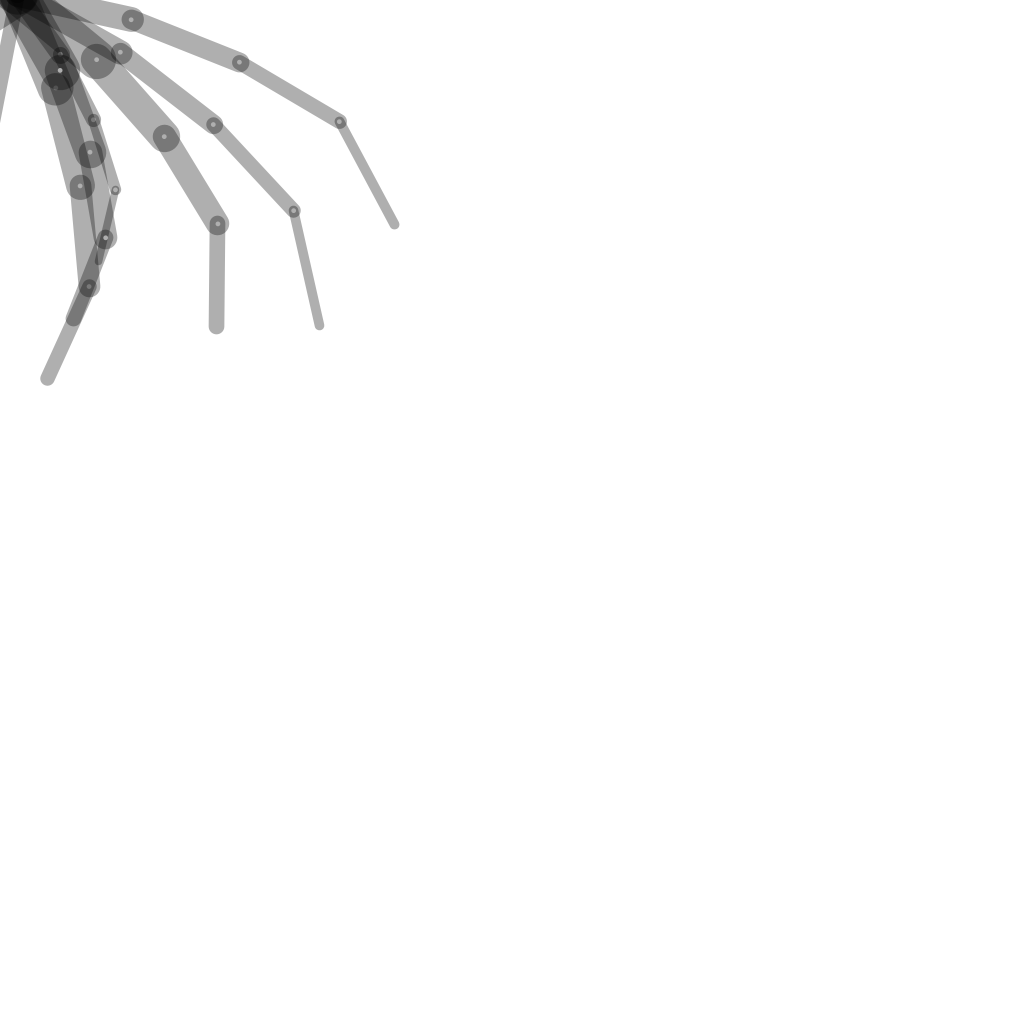
Frame 1 (no input)
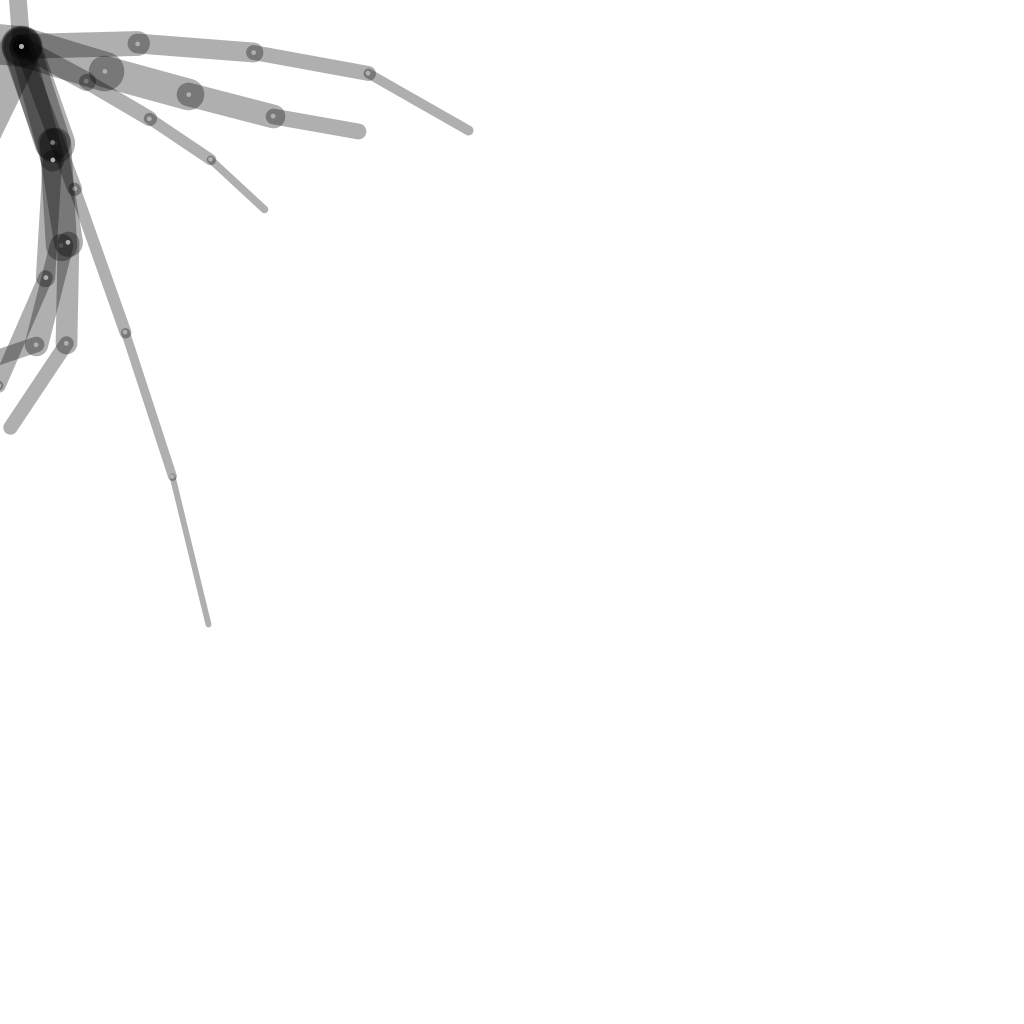
Frame 60 (the mouse pressed at the canvas centre just before this capture)
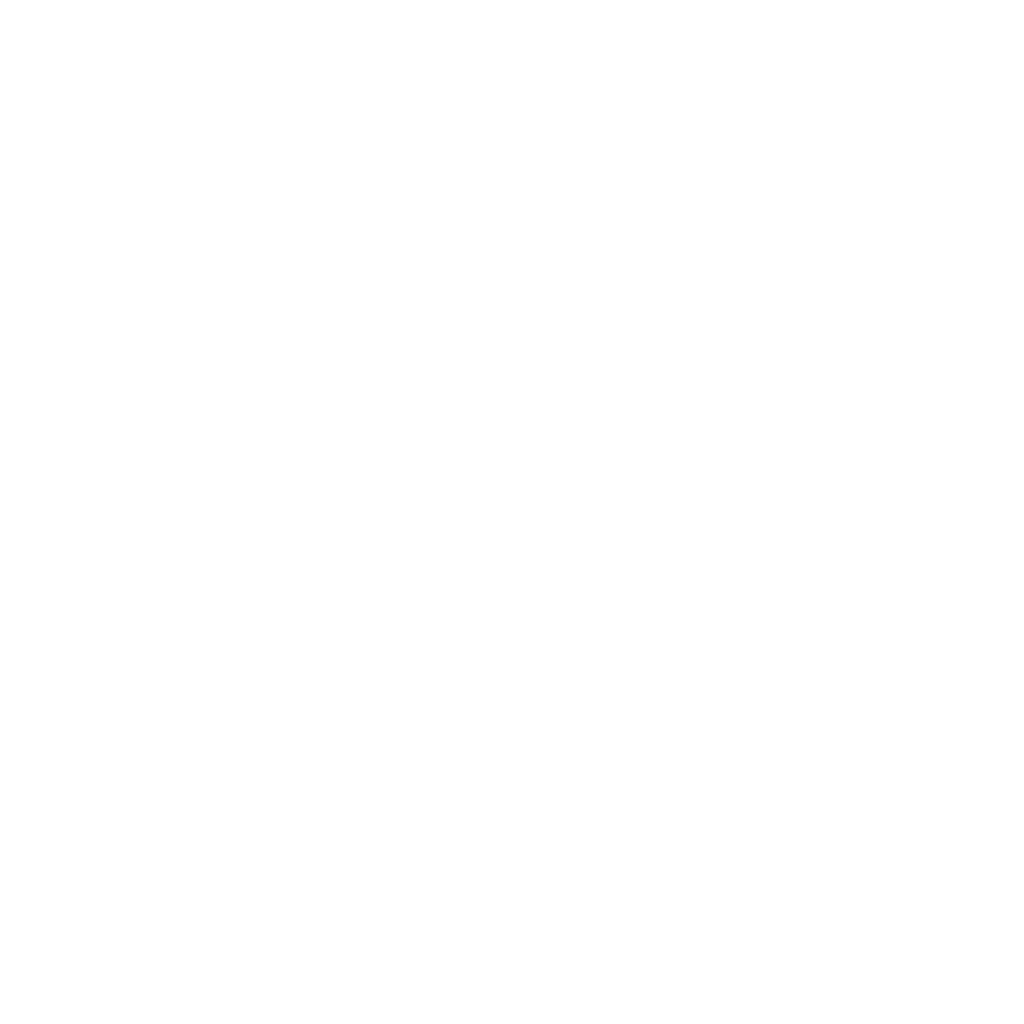
Frame 120 (the mouse held since frame 60 and released just before this capture)

The Processing sketch that drew these frames (run headless with seeded random() and noise(); from frame 60 on, the mouse is pressed at the canvas centre):

// Processing sketch: processing_157302
// ── processing_157302.pde

Tbody body;
 
 
int numSegment = 4;
int numOfArms = 10;
float SegWeightPor = 1.9f;
float radius = 0.0f;
float easing = 0.05f;
float x, y;
float targetX, targetY;
float pi = 0;
float airX = 0.0;
float airY = 0.0;
 
float [] rotation = new float[numOfArms];
float [] angleRadius = new float[numOfArms];
float [] angleSegment= new float[numOfArms];
float [] angleSpeed = new float[numOfArms];
float [] angle = new float[numOfArms];
float [] WeightSegment = new float[numOfArms];
float [] segLength = new float[numOfArms];
float angleSpeedTouchDelay = 0.00;
float angleSpeedTouch = 0.00;
 
float angleRadiusTouchDelay = 0.00;
float angleRadiusTouch = 0.00;
 
float WeightSegmentTouchDelay = 0.00;
float WeightSegmentTouch = 0.00;
 
float segLengthTouchDelay = 0.00;
float segLengthTouch = 0.00;
 
void setup() {
  //size(screenWidth, screenHeight);
  size(1024, 1024);
  frameRate(30);
  //smooth();
  stroke(0, 100);
  
   
  for(int i=0; i<numOfArms; i++) {
    rotation[i] = random(0, 360);
    angleRadius[i] = random(0.4, 1.3);
    angleSpeed[i] = random(0.02, 0.14);
    angleSegment[i] = random(0.09, 1.6);
    WeightSegment[i] = random(1.4, 6.3);
    segLength[i] = random(30, 70);
  }
   
}
 
 
boolean touched = false;
 
void mouseReleased() {
  angleSpeedTouch =  random(-2.0, 2.0);
  angleRadiusTouch =  random(-3.0, 3.0);
  WeightSegmentTouch =  random(3.0, 8.0);
  segLengthTouch = random(-20, -50);
  touched = true;
}
 
void draw() {
  background(255);
  scale(3); 
 
  println("Delay:" + floor(WeightSegmentTouchDelay*1000));
  println("Value:" + floor(WeightSegmentTouch*1000));
   
  if (floor(WeightSegmentTouchDelay*10) == floor(WeightSegmentTouch*10)) {
    touched = false;   
  }
   
 
   
  if (touched == true) {
    angleSpeedTouchDelay = (angleSpeedTouchDelay) + (angleSpeedTouch - angleSpeedTouchDelay)/8;
    angleRadiusTouchDelay = (angleRadiusTouchDelay) + (angleRadiusTouch - angleRadiusTouchDelay)/6;
    WeightSegmentTouchDelay = WeightSegmentTouchDelay + (WeightSegmentTouch - WeightSegmentTouchDelay)/10;
    segLengthTouchDelay = segLengthTouchDelay + (segLengthTouch - segLengthTouchDelay)/8;
  } else {
    angleSpeedTouchDelay = angleSpeedTouchDelay - angleSpeedTouchDelay/10;
    angleRadiusTouchDelay = angleRadiusTouchDelay - angleRadiusTouchDelay/10;
    WeightSegmentTouchDelay = WeightSegmentTouchDelay - WeightSegmentTouchDelay/10;
    segLengthTouchDelay = segLengthTouchDelay - segLengthTouchDelay/10;
  }
   
   
   
  for(int i=0; i<numOfArms; i++) {
    angle[i] = angle[i] + angleSpeed[i];
  }
   
  targetX = mouseX;
  float dx = targetX - x;
  float nX = noise(pi/10)*cos(noise(pi/10)*((width/2 - noise(pi/50)*(width))/10));
  airX += easing;
  x += dx * easing + nX*10.2;
   
  targetY = mouseY;
  float dy = targetY - y;
  float nY = noise(pi/10)*sin(noise(pi/10)*((height/2 - noise(pi/50)*(height))/10));
  airY += easing; 
  y += dy * easing + nY*10.2;
   

  
  body = new Tbody(x, y, noise(pi/500)*((dx*dy*easing)/1000));
  //+ noise(pi/10)*2)
   
  pi++;
   
}
 
 
 
 
 
 
///////////////////////////////////////////////////////////
class Tbody {
  Arm arms; 
    
  Tbody(float x, float y, float rotator) {
 
     
    translate(x, y);
    rotate(rotator);
    scale(0.8);
    //
    for(int i=0; i<numOfArms; i++) {
      radius = angleRadius[i] * sin(angle[i]) + noise(angleRadiusTouchDelay);
      arms = new Arm(radius  ,   WeightSegment[i]+random(noise(WeightSegmentTouchDelay), (WeightSegmentTouchDelay))   ,   segLength[i]+random(floor(segLengthTouchDelay), ceil(segLengthTouchDelay)));
      rotate(rotation[i]);
       
      //rotate(PI/(numOfArms/2));
      //rotate(random(PI));
    }
     
  }
}
 
 
class Arm {
 
  Arm(float angleSeg, float WeightSeg, float LengthSeg) {  
      pushMatrix();
      for(int i=0; i<numSegment; i++) {
        if(i>0) {
          segment(LengthSeg, 0, angleSeg*angleSegment[i]+angleSpeedTouchDelay, ((numSegment+1)*WeightSeg)-i*WeightSeg, LengthSeg);
        } else {
          segment(0, 0, angleSeg, (numSegment+1)*WeightSeg, LengthSeg);
        }
      }
      popMatrix();
  }
   
  void segment(float x, float y, float a, float Weight, float LengthSeg) {
      translate(x, y);
      rotate(a);
      strokeWeight(Weight/SegWeightPor);
      fill(255,255);
      noStroke();
      ellipse(0,0,2,2);
      stroke(0, 80);
      line(0, 0, LengthSeg, 0);
  }
   
   
}
